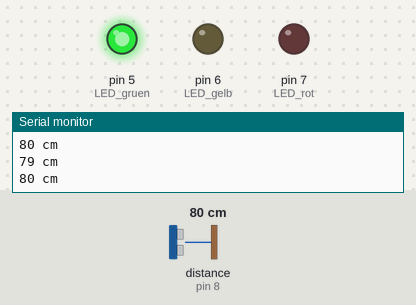
Simulated run of this sketch. Board: Arduino Uno, built with avr-gcc and run on an emulated ATmega328P. Parts: output pins drawn as LEDs (lit = HIGH), the last lines printed to the serial monitor. Wiring (inferred from the names in the program): ultrasonic range finder: trigger pin 9; echo pin 8. The test bench sets the inputs (shaded band); at power-on: distance to the obstacle (sensor on pin 8) 80 cm. The echo pulse lasts 58.3 µs per cm; pins used as bus, display or sensor lines are not drawn.

Above: at 1.2 s.
1.3 s: distance to the obstacle (sensor on pin 8) set to 39 cm
2.8 s: distance to the obstacle (sensor on pin 8) set to 32 cm
At 4.0 s:
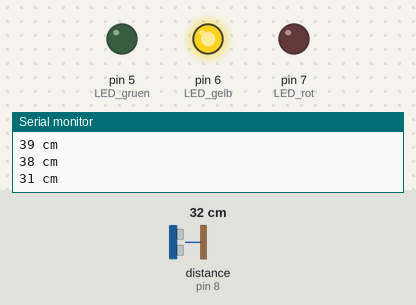
4.5 s: distance to the obstacle (sensor on pin 8) set to 2 cm
At 6.0 s:
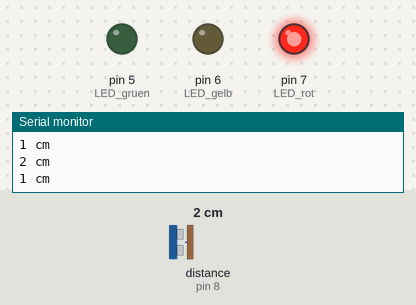
6.3 s: distance to the obstacle (sensor on pin 8) set to 18 cm
At 7.8 s:
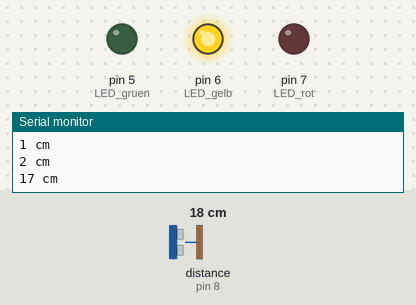
8.1 s: distance to the obstacle (sensor on pin 8) set to 4 cm
At 9.5 s:
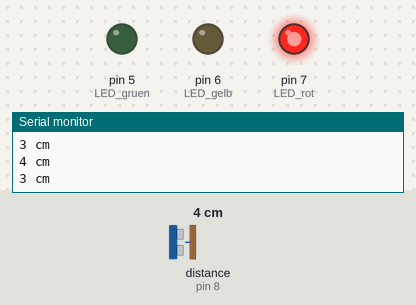
Timing chart, 0 to 10.8 s (numbered marks = the images above; inputs shaded):
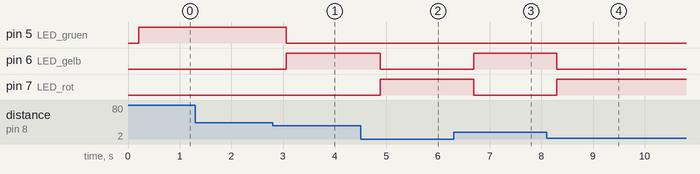

Measured:
- the behaviour switches between 37 and 36 cm on distance to the obstacle (sensor on pin 8) (found by bisection; images 0 and 1)
- after the input at 2.8 s, pin 5 (LED_gruen): HIGH → LOW after 0.26 s; pin 6 (LED_gelb): LOW → HIGH after 0.26 s
- after the input at 4.5 s, pin 6 (LED_gelb): HIGH → LOW after 0.38 s; pin 7 (LED_rot): LOW → HIGH after 0.38 s
- after the input at 6.3 s, pin 6 (LED_gelb): LOW → HIGH after 0.39 s; pin 7 (LED_rot): HIGH → LOW after 0.39 s
- after the input at 8.1 s, pin 6 (LED_gelb): HIGH → LOW after 0.20 s; pin 7 (LED_rot): LOW → HIGH after 0.20 s

The sketch:

Farbmischende_Lampe.ino
```cpp
#define trigger 9 // Arduino Pin an HC-SR04 Trig
#define echo 8 // Arduino Pin an HC-SR04 Echo
int LED_gruen = 5;
int LED_gelb = 6;
int LED_rot = 7;
long previousMillis = 0;
long interval = 10000;

void setup(void) {

pinMode(trigger, OUTPUT);
pinMode(echo, INPUT);
Serial.begin(9600);
pinMode(5, OUTPUT);
pinMode(6, OUTPUT);
pinMode(7, OUTPUT);
}

long duration = 0;
long distance = 0;
long distance_old = 0;

void loop() {

unsigned long currentMillis = millis();

digitalWrite(trigger, LOW);
delayMicroseconds(2);

digitalWrite(trigger, HIGH);
delayMicroseconds(10);

digitalWrite(trigger, LOW);
duration = pulseIn(echo, HIGH); // Echo-Zeit messen

// Echo-Zeit halbieren (weil hin und zurueck, der doppelte Weg ist)
duration = (duration / 2);
// Zeit des Schalls durch Luft in Zentimeter umrechnen
distance = duration / 29.1;

// Anzeige nur Aendern wenn neue Entfernung
if (distance != distance_old) {
Serial.print(distance);
Serial.println(" cm");
previousMillis = currentMillis;
}

distance_old = distance; // letze Entfernung speichern
delay(200);

//LED´s ansteuern
if ((distance > 50) || (currentMillis - previousMillis > interval))
{ digitalWrite(LED_gruen, HIGH); //Wenn Abstand zu groß, ist keine LED aktiv
digitalWrite(LED_gelb, LOW);
digitalWrite(LED_rot, LOW);
}

else if (distance > 35)
{ digitalWrite(LED_gruen, HIGH);
digitalWrite(LED_gelb, LOW);
digitalWrite(LED_rot, LOW);
}


else if (distance < 10)
{ digitalWrite(LED_gruen, LOW);
digitalWrite(LED_gelb, LOW);
digitalWrite(LED_rot, HIGH);
}

else
{
digitalWrite(LED_gruen, LOW);
digitalWrite(LED_gelb, HIGH);
digitalWrite(LED_rot, LOW);
}

}
```
